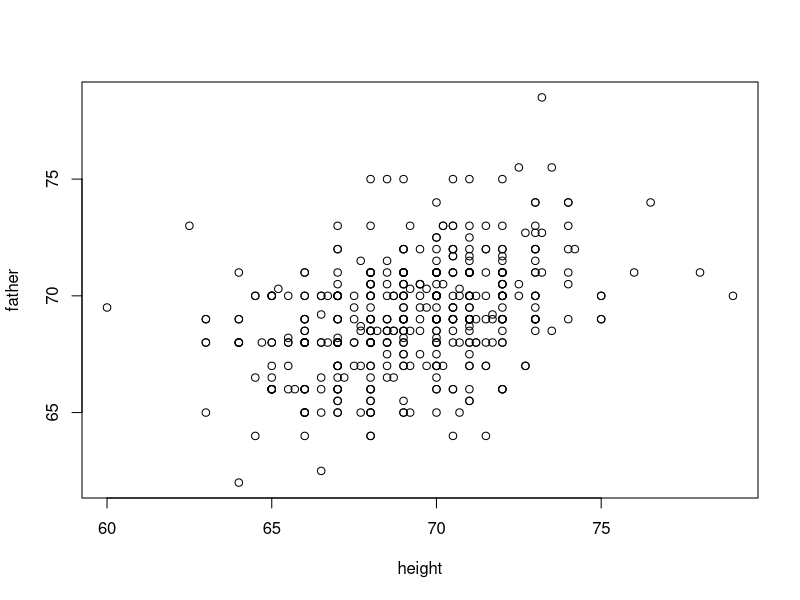

Generate this figure with R:
## ---- chunk 1
## Data from  https://github.com/thomas-haslwanter/statsintro_python/blob/master/ISP/Code_Quantlets/08_TestsMeanValues/anovaOneway/galton.csv
tab<-read.csv("data/galton.csv")
head(tab)
## ---- chunk 2
tab_son = tab[tab$sex=="M", ]
head(tab_son)
plot(father~height, data=tab_son)
